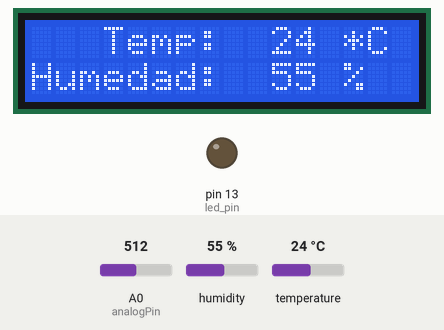
This sketch was run on a simulated Arduino Uno, built with avr-gcc and run on an emulated ATmega328P. Shown: 16×2 character LCD, output pins drawn as LEDs (lit = HIGH). The test bench sets the inputs (shaded band); at power-on: humidity 55 %, temperature 24 °C, A0 (analogPin) = 512.

Above: at 3.2 s.
3.3 s: humidity set to 22 %
At 12.6 s:
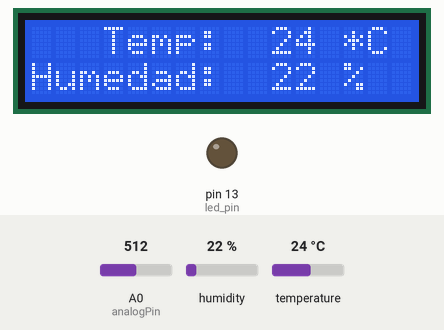
13.6 s: temperature set to 12 °C
At 23.0 s:
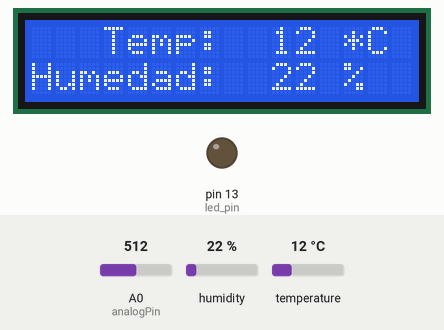
23.7 s: humidity set to 40 %
At 33.4 s:
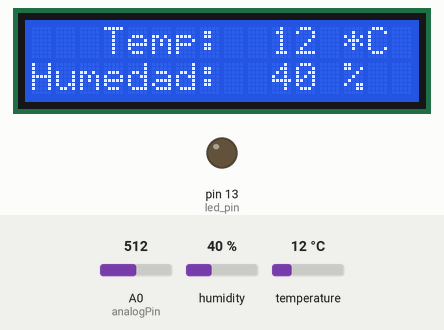
33.8 s: temperature set to 19 °C
At 43.8 s:
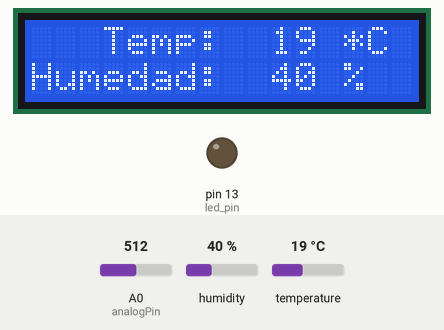
Timing chart, 0 to 44.9 s (numbered marks = the images above; inputs shaded):
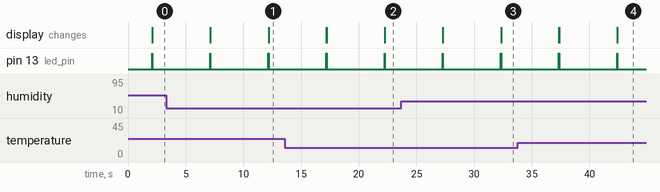

The sketch:

estacion-metereologica.ino
```cpp
#include <LiquidCrystal.h>
#include <SimpleDHT.h>

int pinDHT11 = 2;
SimpleDHT11 dht11;
LiquidCrystal lcd(7, 8, 9, 10, 11, 12);
int analogPin = 0;
int soil_moisture = 0;
int led_pin = 13;

void setup() {
  lcd.begin(16, 2);
  pinMode(led_pin, OUTPUT);
  lcd.print(" >_   ESTACION");
  lcd.setCursor(0, 1);
  lcd.print(" METEREOLOGICA");
  delay(2000);
  digitalWrite(led_pin, LOW);
 }

void loop() {
  byte temperature = 0;
  byte humidity = 0;
  byte data[40] = {0};
  soil_moisture = analogRead(analogPin);

  if (dht11.read(pinDHT11, &temperature, &humidity, data)) {
    return;
  }
  digitalWrite(led_pin, HIGH);
  delay(20);
  digitalWrite(led_pin, LOW);
  lcd.clear();
  lcd.print("   Temp:");
  lcd.setCursor(0, 1);
  lcd.print("Humedad:");
  lcd.setCursor(10, 0);
  lcd.print((int)temperature);
  lcd.print(" *C");
  lcd.setCursor(10, 1);
  lcd.print((int)humidity);
  lcd.print(" %");
  delay(5000);

  lcd.clear();
  digitalWrite(led_pin, HIGH);
  delay(20);
  digitalWrite(led_pin, LOW);

  lcd.print("   Info Suelo");
  if (soil_moisture < 300) {
    lcd.setCursor(0, 1);
    lcd.print("SECO ->   ");
    lcd.print(soil_moisture);
  } else if ((soil_moisture>300)&&(soil_moisture<700)) {
    lcd.setCursor(0, 1);
    lcd.print(" HUMEDO -> ");
    lcd.print(soil_moisture);
  } else if ((soil_moisture>700)&&(soil_moisture<950)) {
    lcd.setCursor(0, 1);
    lcd.print("MUY HUMEDO -> ");
    lcd.print(soil_moisture);
  } else {
    lcd.setCursor(0, 1);
    lcd.print("     ERROR");
    lcd.print(soil_moisture);
  }
  delay(5000);

}
```

Measured:
- by itself, pin 13 (led_pin): alternates HIGH for 0.02 s and LOW for 5.0 s
